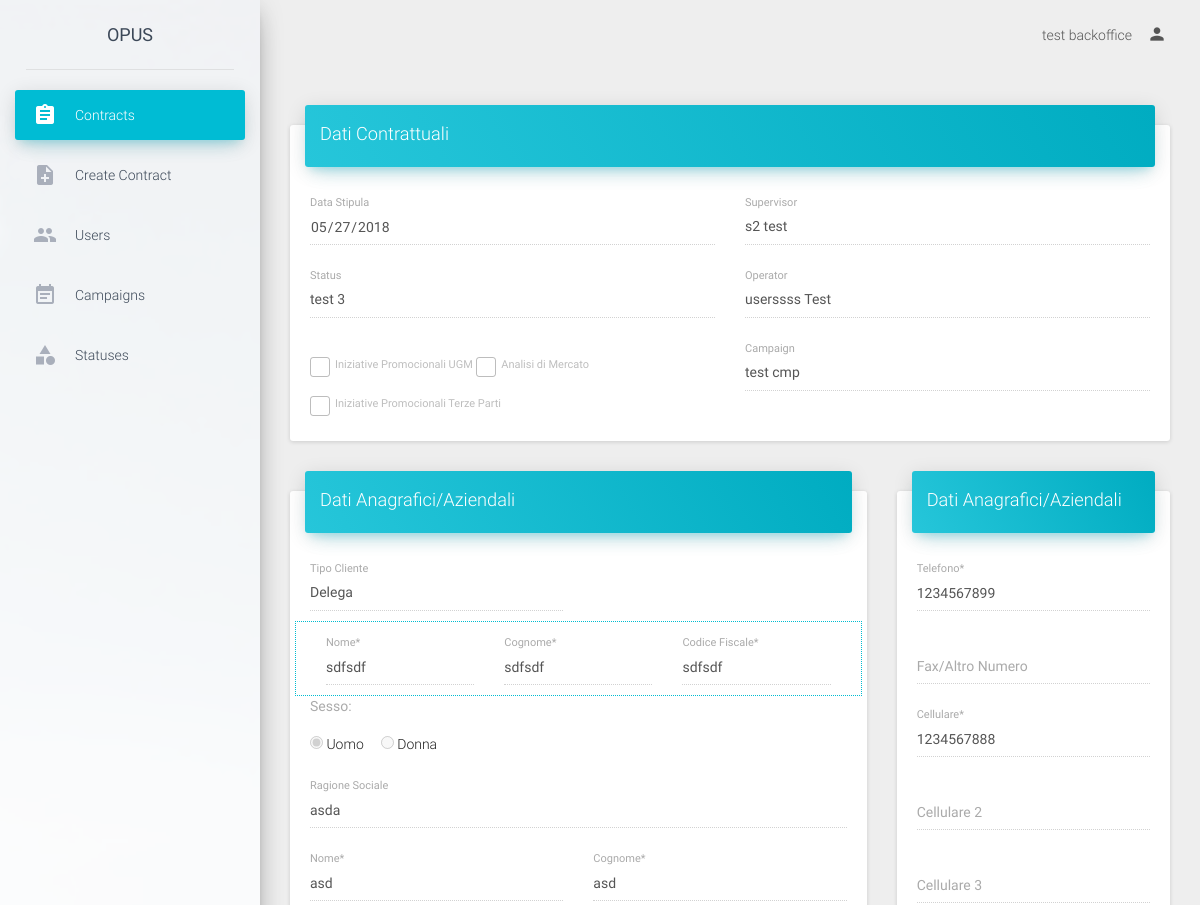
Page /backoffice/viewContract/44 (signed in, upper part) on the earlier database version.
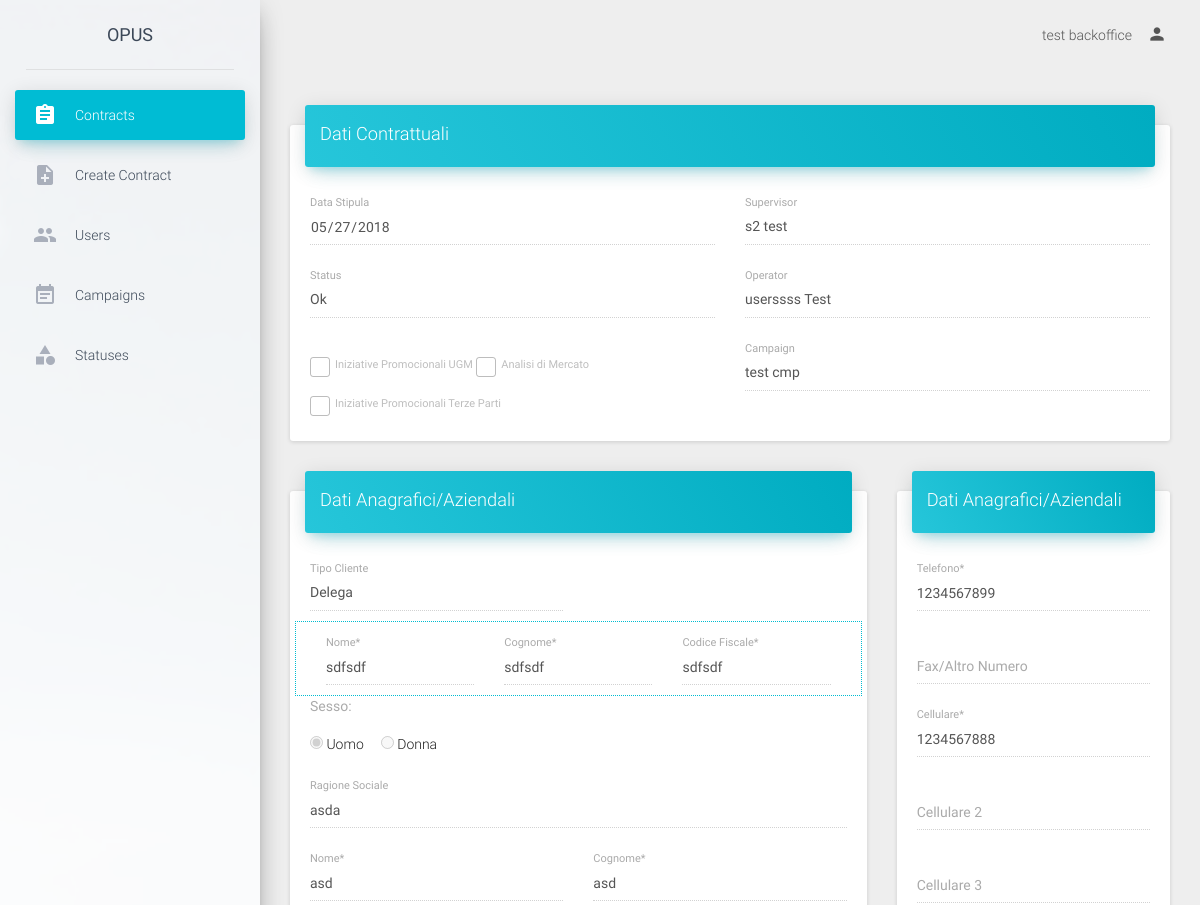
Same page on the later database version.
### tables this page shows
CREATE TABLE `contracts` (
  `contract_id` int(11) NOT NULL,
  `contract_type` enum('luce','gas','dual') NOT NULL,
  `proposal_number` varchar(50) NOT NULL,
  `date` date NOT NULL,
  `ugm_cb` enum('true','false') NOT NULL DEFAULT 'false',
  `analisi_cb` enum('true','false') NOT NULL DEFAULT 'false',
  `iniziative_cb` enum('true','false') NOT NULL DEFAULT 'false',
  `toponimo` enum('via') NOT NULL,
  `address` text NOT NULL,
  `civico` varchar(30) NOT NULL,
  `price` varchar(50) NOT NULL,
  `location` varchar(100) NOT NULL,
  `uf_toponimo` enum('via') NOT NULL,
  `uf_address` text NOT NULL,
  `uf_civico` varchar(30) NOT NULL,
  `uf_price` varchar(50) NOT NULL,
  `uf_location` varchar(100) NOT NULL,
  `ddf_toponimo` enum('via') NOT NULL,
  `ddf_address` text NOT NULL,
  `ddf_civico` varchar(30) NOT NULL,
  `ddf_price` varchar(50) NOT NULL,
  `ddf_location` varchar(100) NOT NULL,
  `ubicazione_fornitura` enum('resident','non_resident') NOT NULL,
  `domicillazione_documenti_fatture` enum('residenza','ubicazione_fornitura','altro') NOT NULL,
  `listino` varchar(50) NOT NULL,
  `gas_request_type` varchar(50) NOT NULL,
  `gas_pdr` varchar(50) NOT NULL,
  `gas_fornitore_uscente` varchar(50) NOT NULL,
  `gas_consume_annuo` varchar(50) NOT NULL,
  `gas_tipo_riscaldamento` enum('true','false') NOT NULL,
  `gas_tipo_cottura_acqua` enum('true','false') NOT NULL,
  `gas_remi` varchar(50) NOT NULL,
  `gas_matricola` varchar(50) NOT NULL,
  `luce_request_type` varchar(50) NOT NULL,
  `luce_pod` varchar(50) NOT NULL,
  `luce_fornitore_uscente` varchar(50) NOT NULL,
  `luce_opzione_oraria` varchar(50) NOT NULL,
  `luce_potenza` varchar(50) NOT NULL,
  `luce_tensione` varchar(50) NOT NULL,
  `luce_consume_annuo` varchar(50) NOT NULL,
  `fature_via_email` enum('true','false') NOT NULL,
  `operator` int(11) NOT NULL COMMENT 'user id',
  `status` int(11) NOT NULL DEFAULT '1' COMMENT 'status id',
  `cancellation_reason` varchar(100) NOT NULL,
  `gender` enum('male','female') NOT NULL,
  `rag_sociale` text NOT NULL,
  `first_name` varchar(50) NOT NULL,
  `last_name` varchar(50) NOT NULL,
  `bussines_name` varchar(50) NOT NULL,
  `client_type` enum('personal','intestario','delega') NOT NULL,
  `tel_number` varchar(30) NOT NULL,
  `alt_number` varchar(30) NOT NULL,
  `cel_number` varchar(30) NOT NULL,
  `cel_number2` varchar(30) NOT NULL,
  `cel_number3` varchar(30) NOT NULL,
  `email` varchar(50) NOT NULL,
  `alt_email` varchar(50) NOT NULL,
  `birth_nation` varchar(50) NOT NULL,
  `vat_number` varchar(50) NOT NULL,
  `partita_iva` varchar(50) NOT NULL,
  `birth_date` date NOT NULL,
  `birth_municipality` varchar(50) NOT NULL,
  `delega_first_name` varchar(50) NOT NULL,
  `delega_last_name` varchar(50) NOT NULL,
  `delega_vat_number` varchar(100) NOT NULL,
  `document_type` enum('id_card','passport') NOT NULL,
  `document_number` varchar(100) NOT NULL,
  `document_date` date NOT NULL,
  `iban_code` varchar(50) NOT NULL,
  `iban_accounthoder` varchar(50) NOT NULL,
  `iban_fiscal_code` varchar(50) NOT NULL,
  `payment_type` enum('postal','cc') NOT NULL,
  `note` text NOT NULL,
  `campaign` int(11) NOT NULL COMMENT 'campaign_id',
  `supervisor` int(11) NOT NULL COMMENT 'user_id'
);

CREATE TABLE `status` (
  `status_id` int(11) NOT NULL,
  `status_name` varchar(50) NOT NULL,
  `status_description` text NOT NULL
);

### application/view/backoffice/viewContract.php (the view, shortened to what the changed rows need)
<div class="content">
    <div class="container-fluid">
        <div class="row">
        <form method="POST" action="">
            <div class="col-sm-12">
                <div class="card ">
                    <div class="card-header" data-background-color="blue">
                        <h4 class="title">Dati Contrattuali</h4>
                    </div>
                    <div class="card-content">
                        <div class="row">
                            <div class="col-sm-6">
                                <div class="form-group label-floating">
                                    <label class="control-label">Data Stipula</label>
                                    <input disabled="" type="date" value="<?=$contract->date;?>" id="contract_date" name="date" class="form-control">
                                </div>
                                <div class="form-group label-floating">
                                    <label class="control-label">Status</label>
                                    <select disabled="" class="form-control" required name="status" id="status">
                                        <option selected="" value='<?=$contract->status_id;?>'><?=$contract->status_name;?></option>
                                    </select>
                                </div>
                                <div class="checkbox">
                                    <label class="control-label">
                                        <input disabled="" type="checkbox" class="cb" <?=($contract->ugm_cb=='true')?'checked':'';?> value="<?=$contract->ugm_cb;?>" name="ugm_cb">Iniziative Promocionali UGM
                                    </label>
                                    <label class="control-label">
                                        <input disabled="" type="checkbox" class="cb" <?=($contract->analisi_cb=='true')?'checked':'';?> value="<?=$contract->analisi_cb;?>" name="analisi_cb">Analisi di Mercato
                                    </label>
                                    <label class="control-label">
                                        Iniziative Promocionali Terze Parti
                                    </label>
                                </div>
                            </div>
                            <div class="col-sm-6">
                                <div class="form-group label-floating">
                                    <label class="control-label">Supervisor</label>
                                    <select disabled="" class="form-control" required name="supervisor" id="supervisor">
                                        <?php
                                            $output='';
                                            foreach ($supervisors as $supervisor) {
                                                if ($contract->supervisor==$supervisor->user_id) {
                                                    $output.='<option selected="" value="'.$supervisor->user_id.'" >'.$supervisor->first_name.' '.$supervisor->last_name.'</option>';
                                                }else{
                                                    $output.='<option value="'.$supervisor->user_id.'" >'.$supervisor->first_name.' '.$supervisor->last_name.'</option>';
                                                }
                                            }
                                            echo $output;
                                        ?>
                                    </select>
                                </div>
                                <div class="form-group label-floating">
                                    <label class="control-label">Operator</label>
                                    <select disabled="" class="form-control" required name="operator" id="operator">
                                        <?php
                                            $output='';
                                            foreach ($operators as $operator) {
                                                if ($contract->operator==$operator->user_id) {
                                                    $output.='<option selected="" value="'.$operator->user_id.'" >'.$operator->first_name.' '.$operator->last_name.'</option>';
                                                }else{
                                                    $output.='<option value="'.$operator->user_id.'" >'.$operator->first_name.' '.$operator->last_name.'</option>';
                                                }
                                            }
                                            echo $output;
                                        ?>
                                    </select>
                                </div>
                                <div class="form-group label-floating">
                                    <label class="control-label">Campaign</label>
                                    <select disabled="" class="form-control" required name="campaign" id="campaign">
                                        <?php
                                            $output='';
                                            foreach ($campaigns as $campaign) {
                                                if ($contract->campaign==$campaign->campaign_id) {
                                                    $output.='<option selected="" value="'.$campaign->campaign_id.'" >'.$campaign->campaign_name.'</option>';
                                                }else{
                                                    $output.='<option value="'.$campaign->campaign_id.'" >'.$campaign->campaign_name.'</option>';
                                                }
                                            }
                                            echo $output;
                                        ?>
                                    </select>
                                </div>
                            </div>
                        </div>
                    </div>
                </div>
            </div>
            <div class="col-sm-8">
                <div class="card">
                    <div class="card-header" data-background-color="blue">
                        <h4 class="title">Dati Anagrafici/Aziendali</h4>
                    </div>
                    <div class="card-content">
                        <div class="row">
                            <div class="col-sm-6">
                                <div class="form-group label-floating">
                                    <label class="control-label">Tipo Cliente</label>
                                    <select disabled="" class="form-control" id="client_type" name="client_type">
                                        <option value="delega">Delega</option>
                                    </select>
                                </div>
                            </div>
                            <?php if ($contract->client_type=='delega'): ?>
                                <div class="col-sm-12" id="delegaif" style="border: 1px dotted #01bcd0;">
                                    <div class="col-sm-4">
                                        <div class="form-group label-floating">
                                            <label class="control-label">Nome*</label>
                                            <input type="text" disabled="" value="<?=$contract->delega_first_name;?>" name="delega_first_name" class="form-control">
                                        </div>
                                    </div>
                                    <div class="col-sm-4">
                                        <div class="form-group label-floating">
                                            <label class="control-label">Cognome*</label>
                                            <input type="text" disabled="" value="<?=$contract->delega_last_name;?>" name="delega_last_name" class="form-control">
                                        </div>
                                    </div>
                                    <div class="col-sm-4">
                                        <div class="form-group label-floating">
                                            <label class="control-label">Codice Fiscale*</label>
                                            <input type="text" disabled="" value="<?=$contract->delega_vat_number;?>" name="delega_vat_number" class="form-control">
                                        </div>
                                    </div>
                                </div>
                            <?php endif ?>
                            <div class="col-sm-6">
                                <label>Sesso:</label>
                                <div class="checkbox">
                                    <input disabled="" type="radio" class="gender_cb" <?=($contract->gender=='male')?'checked':'';?>  value="male" name="gender" id="uomo_cb" checked="">&nbsp;Uomo
                                        &nbsp;&nbsp;&nbsp;
                                    <input disabled="" type="radio" class="gender_cb" <?=($contract->gender=='female')?'checked':'';?>  value="female" name="gender" id="donna_cb">&nbsp;Donna
                                </div>
                            </div>
                            <div class="col-sm-12">
                                <div class="form-group label-floating">
                                    <label class="control-label">Ragione Sociale</label>
                                    <input disabled="" type="text" value="<?=$contract->rag_sociale;?>" name="rag_sociale" class="form-control">
                                </div>
                            </div>
                            <div class="col-sm-6">
                                <div class="form-group label-floating">
                                    <label class="control-label">Nome*</label>
                                    <input disabled="" type="text" value="<?=$contract->first_name;?>" required name="first_name" class="form-control">
                                </div>
                            </div>
                            <div class="col-sm-6">
                                <div class="form-group label-floating">
                                    <label class="control-label">Cognome*</label>
                                    <input disabled="" type="text" value="<?=$contract->last_name;?>" required name="last_name" class="form-control">
                                </div>
                            </div>
                        </div>
                    </div>
                </div>
            </div>
            <div class="col-sm-4">
                <div class="card">
                    <div class="card-header" data-background-color="blue">
                        <h4 class="title">Dati Anagrafici/Aziendali</h4>
                    </div>
                    <div class="card-content">
                        <div class="form-group label-floating">
                            <label class="control-label">Telefono*</label>
                            <input disabled="" type="text" value="<?=$contract->tel_number;?>" name="tel_number" required class="form-control">
                        </div>
                        <div class="form-group label-floating">
                            <label class="control-label">Fax/Altro Numero</label>
                            <input disabled="" type="text" value="<?=$contract->alt_number;?>" name="alt_number" class="form-control">
                        </div>
                        <div class="form-group label-floating">
                            <label class="control-label">Cellulare*</label>
                            <input disabled="" type="text" value="<?=$contract->cel_number;?>" name="cel_number" required class="form-control">
                        </div>
                        <div class="form-group label-floating">
                            <label class="control-label">Cellulare 2</label>
                            <input disabled="" type="text" value="<?=$contract->cel_number2;?>" name="cel_number2" class="form-control">
                        </div>
                        <div class="form-group label-floating">
                            <label class="control-label">Cellulare 3</label>
                            <input disabled="" type="text" value="<?=$contract->cel_number3;?>" name="cel_number3" class="form-control">
                        </div>
                    </div>
                </div>
            </div>
          </form>
        </div>
    </div>
</div>

Differences in the rows shown:
changed contracts "sdfsdf": status "test 3" → "Ok"
